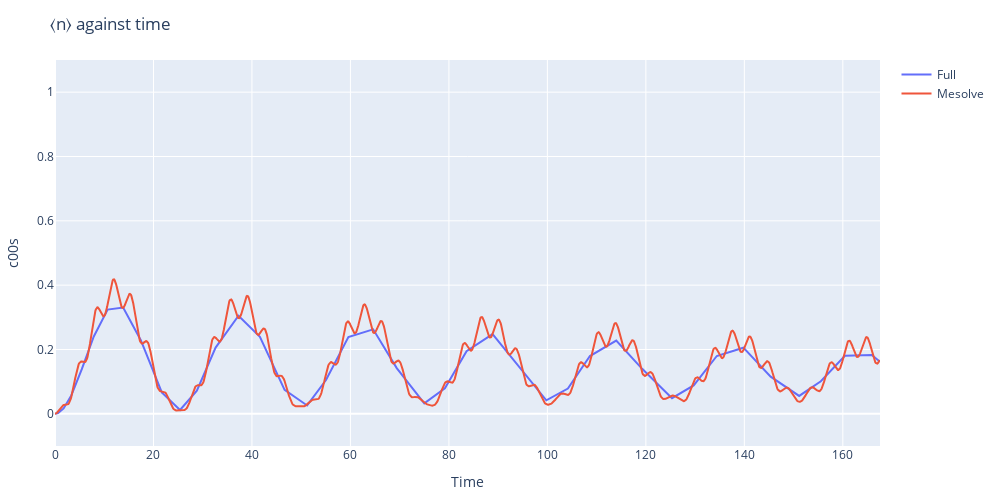

The notebook cell saved with this chart:
### Code cell
plot_ns_full = scatter(x=sol.t, y=real.(ns_full), mode="lines", name="Full")
plot_ns_mesolve = scatter(x=0:0.1:8π/εd, y=real.(res.expect[:]), mode="lines", name="Mesolve")

layout = Layout(
    xaxis_title="Time",
    yaxis_title="c00s",
    title="⟨n⟩ against time",
    width=1000,
    height=500,
    yaxis_range=[-0.1, 1.1]
)

plot([plot_ns_full, plot_ns_mesolve], layout)

### Figure 1 — Plotly figure (JSON) as saved in the notebook; plotly's stock layout.template omitted (floating-point values rounded to 4 significant figures; data arrays with more than 128 entries replaced by an {"elided": "..."} marker saying what was removed)
{"data": [{"mode": "lines", "name": "Full", "type": "scatter", "x": [0, 0.009419, 0.1036, 0.6235, 1.754, 3.304, 5.444, 7.881, 10.69, 13.84, 17.43, 21.69, 25.4, 28.81, 32.62, 37.27, 41.62, 46.63, 51.21, 55.04, 59.58, 64.62, 69.4, 75.0, 79.18, 83.59, 88.87, 93.88, 99.78, 104.2, 108.6, 114.0, 119.2, 125.3, 129.7, 134.4, 139.8, 145.3, 151.1, 155.5, 160.4, 165.9, 167.6], "y": [0, 4.99e-07, 6.034e-05, 0.002175, 0.01688, 0.05704, 0.1388, 0.2406, 0.3239, 0.3305, 0.2288, 0.06649, 0.01203, 0.0718, 0.2059, 0.3049, 0.2395, 0.07471, 0.02602, 0.1051, 0.239, 0.2627, 0.1422, 0.03243, 0.07927, 0.1946, 0.248, 0.1528, 0.04219, 0.07861, 0.1796, 0.2275, 0.1399, 0.04857, 0.0885, 0.1798, 0.2057, 0.1157, 0.0556, 0.1014, 0.1805, 0.1831, 0.1617]}, {"mode": "lines", "name": "Mesolve", "type": "scatter", "x": {"elided": "1676 float values"}, "y": {"elided": "1676 float values"}}], "layout": {"height": 500, "margin": {"b": 50, "l": 50, "r": 50, "t": 60}, "title": "⟨n⟩ against time", "width": 1000, "xaxis": {"title": {"text": "Time"}}, "yaxis": {"range": [-0.1, 1.1], "title": {"text": "c00s"}}}}
